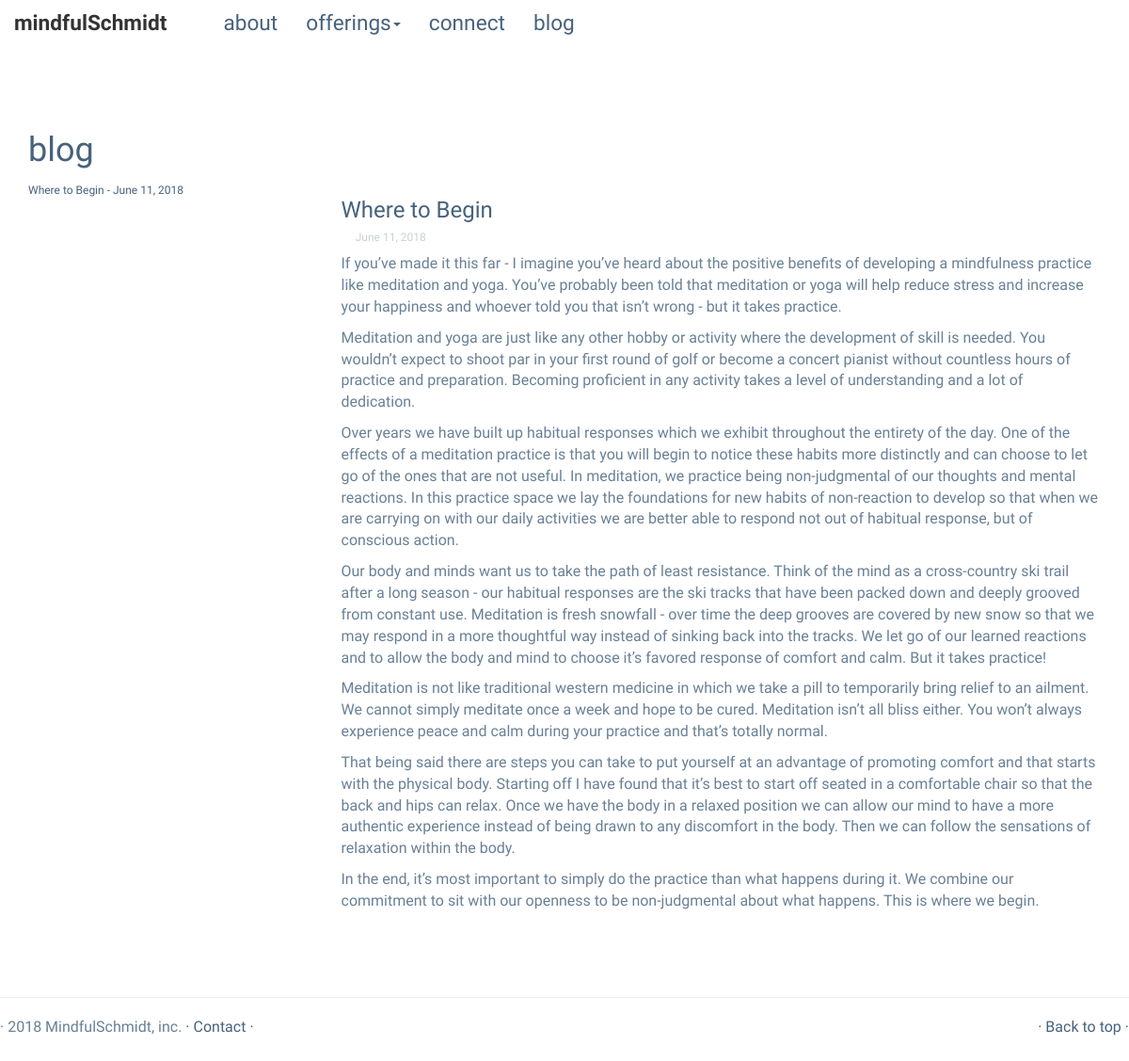
Screenshot of /blog/ with the database file from the repository.
### blog/models.py (models this page shows, shortened)
class Blog(models.Model):
    title = models.CharField(max_length=100, unique=True)
    slug = models.SlugField(max_length=100, unique=True)
    body = models.TextField()
    posted = models.DateField(db_index=True, auto_now_add=True)

### blog/views.py (the view)
# urls.py: path('', views.index, name='index'),
def index(request):
	posts = list(Blog.objects.all())
	posts.reverse()
	blog_posts = posts[:5]
	return render_to_response('blog/index.html', {'posts': blog_posts,
													'links': posts,})

### blog/templates/blog/index.html
<!DOCTYPE html>
{% extends "app/base.html" %}
    {% block body_block%}
    {% load staticfiles %}
    <div class="container">
      <br><br><br><br><br><br>
      <a href="{% url 'blog:index' %}"><h1>blog</h1></a>
      <div class="row featurette">
        <div class="col-md-9 col-md-push-3">
          {% if posts %}
            <ul>
            {% for post in posts %}
                <h3>{{ post.title }}</h3>
                <h6>  &emsp;   {{ post.posted }}</h6>
                <p>{{ post.body|linebreaks }}</p>
            {% endfor %}
            </ul>
          {% else %}
              <p>There are no posts.</p>
          {% endif %}
        </div>
        <div class="col-md-3 col-md-pull-9">
          {% for link in links %}
              <p><a href="blog/view/{{ link.slug }}" id="bloglink">{{ link.title }} - {{ link.posted }}</a></p>
          {% endfor %}
        </div>
      </div>
  </div>
    {% endblock %}

### app/templates/app/base.html (shortened to what this page needs)
<!DOCTYPE html>
{% load staticfiles %}
<html>
  <head>
    <link rel="stylesheet" href="https://maxcdn.bootstrapcdn.com/bootstrap/3.3.7/css/bootstrap.min.css">
    <link rel="stylesheet" type="text/css" href="{% static "css/custom.css" %}"/>
  </head>
  <body>
    <div class="container">
      <nav class="navbar navbar-default navbar-fixed-top">
        <div class="container-fluid">
          <div class="collapse navbar-collapse" id="bs-example-navbar-collapse-1">
            <ul class="nav navbar-nav" id="path">
              <li><a class="navbar-brand" href="{% url 'app:index' %}"><b>mindfulSchmidt</b></li><br>
              <li><a class="navbar-link" href="{% url 'app:about_us' %}">about</a></li>
              <li class="dropdown">
                <a href="#" class="dropdown-toggle" data-toggle="dropdown" role="button" aria-haspopup="true" aria-expanded="false">offerings<span class="caret"></span></a>
              </li>
              <li><a class="navbar-link" href="{% url 'app:contact' %}">connect</a></li>
              <li><a class="navbar-link" href="{% url 'blog:index' %}">blog</a></li>
            </ul>
          </div>
        </div>
      </nav>
    </div>
    {% block body_block %}{% endblock %}
      <br><br><br>
      <hr class="featurette-divider">
      <footer>
        <p class="pull-right"><a href="#">&middot;  Back to top  &middot;  </a></p>
        <p>  &middot;  2018 MindfulSchmidt, inc. <a href="{% url 'app:contact' %}"> &middot; Contact &middot;</a></p>
        <br>
      </footer>
  </body>
</html>

### app/static/css/custom.css (style rules this page uses)
h1 { color: #47627c; font-family: 'Gentium Book Basic', serif; }
h3 { color: #47627c; font-family: 'Gentium Book Basic', serif; }
h6 { color: #c9cfd8; font-family: 'Gentium Book Basic', serif; }
#path li { display: inline-block; }
a { color: #47627c; font-family: 'Gentium Book Basic', serif; }
#bloglink { font-size: 9pt }
li { text-align:center; color: #698096; font-family: 'Gentium Book Basic', serif; }
p { color: #698096; font-size: 12pt; font-family: 'Gentium Book Basic', serif; }
.navbar-fixed-top { border-color: #ffffff; background-color: #ffffff; }
.nav.navbar-nav li a { white-space: nowrap; color: #47627c; display: inline-block; font-family: 'Gentium Book Basic', serif; font-size: 17pt; }
.nav.navbar-nav li { white-space: nowrap; display: inline-block; }

### rows the page displays
Blog: title "Where to Begin", posted "June 11, 2018", body "If you’ve made it this far - I imagine you’ve heard about the positive benefits of developing a mindfulness practice like meditation and yoga. You’ve probably been told that meditation or yoga will help reduce stress and increase your happiness and whoever told you that isn’t wrong - but it takes practice. Meditation and yoga are just like any other hobby or activity where the development of skill is needed. You wouldn’t expect to shoot par in your first round of golf or become a concert pianist without countless hours of practice and preparation. Becoming proficient in any activity takes a level of understanding and a lot of dedication. Over years we have built up habitual responses which…"
